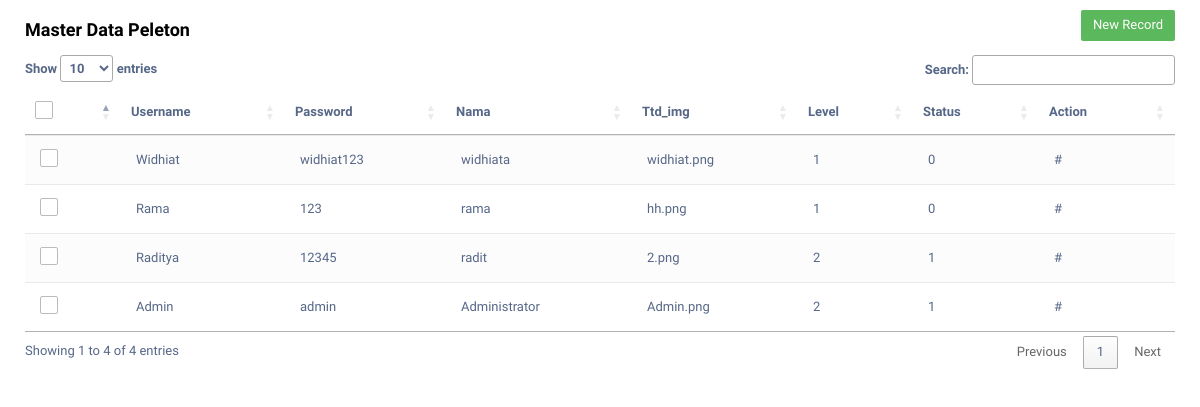
/dashboard/masterdata_peleton.php, run on the app's committed database.
### tables this page shows
CREATE TABLE `user` (
  `id_user` int(10) NOT NULL,
  `username` varchar(30) NOT NULL,
  `password` varchar(35) NOT NULL,
  `nama` varchar(50) NOT NULL,
  `ttd_img` varchar(100) NOT NULL,
  `level` tinyint(3) NOT NULL,
  `status` int(5) NOT NULL
);

### dashboard/masterdata_peleton.php (the view, shortened to what this page needs)
<!DOCTYPE html>
<html lang="en">
<head>
	<link rel="stylesheet" href="https://maxcdn.bootstrapcdn.com/font-awesome/4.7.0/css/font-awesome.min.css">
	<link rel="stylesheet" href="https://maxcdn.bootstrapcdn.com/bootstrap/3.3.7/css/bootstrap.min.css">
	<link rel="stylesheet" type="text/css" media="screen" href="https://cdn.datatables.net/1.10.19/css/jquery.dataTables.min.css">
</head>
<body>
	<?php
	include "koneksi.php";
	$controladd = $_GET['controladd'];
	?>
	<form method="post" action="">
		<div class="table-wrapper">
			<div class="table-title">
				<div class="row">
					<div class="col-sm-6">
						<h4><b>Master Data Peleton</b></h4>
					</div>
					<div class="col-sm-6">
						<a href="#addEmployeeModal" class="btn btn-success" data-toggle="modal">New Record</a>
					</div>
				</div>
			</div>
			<table id="tabel-data" class="table table-striped table-hover">
				<thead>
					<tr>
						<th>
							<span class="custom-checkbox">
								<label for="selectAll"></label>
							</span>
						</th>
						<th>Username</th>
						<th>Password</th>
						<th>Nama</th>
						<th>Ttd_img</th>
						<th>Level</th>
                        <th>Status</th>
                        <th>Action</th>
					</tr>
				</thead>
				<tbody>
                <?php
					$ksql = "SELECT * FROM user ORDER BY username DESC";
					$khasil = mysqli_query($conn, $ksql);
					while ($krow = mysqli_fetch_array($khasil)) {
					?>
						<tr>
							<td>
								<span class="custom-checkbox">
									<label for="checkbox5"></label>
								</span>
							</td>
							<td><?php echo $krow['username']; ?></td>
							<td><?php echo $krow['password']; ?></td>
							<td><?php echo $krow['nama']; ?></td>
							<td><?php echo $krow['ttd_img']; ?></td>
                            <td><?php echo $krow['level']; ?></td>
                            <td><?php echo $krow['status']; ?></td>
							<td>
								<?php
								if ($controladd == "1") {
								?>
									<a href="#editEmployeeModal<?php echo $krow['username']; ?>" class="edit" data-toggle="modal"><i class="material-icons" data-toggle="tooltip" title="Edit">&#xE254;</i></a>
									<a href="#deleteEmployeeModal<?php echo $krow['username']; ?>" class="delete" data-toggle="modal"><i class="material-icons" data-toggle="tooltip" title="Delete">&#xE872;</i></a>
								<?php
								} else {
									echo "#";
								}
								?>
							</td>
						</tr>
					<?php
                    }
					?>
				</tbody>
			</table>
		</div>
	</form>
</body>
</html>

### dashboard/masterdata_peleton.php (style rules this page uses)
body { color: #566787; background: #fff; font-family: 'Varela Round', sans-serif; font-size: 13px; }
.table-wrapper { background: #fff; padding: 10px 25px; }
.table-title { padding-bottom: 5px; background: #fff; color: #000; }
.table-title .btn { color: #fff; float: right; font-size: 13px; border: none; min-width: 50px; border-radius: 2px; border: none; outline: none !important; margin-left: 10px; }
table.table tr th, table.table tr td { border-color: #e9e9e9; padding: 12px 15px; vertical-align: middle; }
table.table tr th:first-child { width: 60px; }
table.table tr th:last-child { width: 100px; }
table.table-striped tbody tr:nth-of-type(odd) { background-color: #fcfcfc; }
.custom-checkbox { position: relative; }
.custom-checkbox label:before { width: 18px; height: 18px; }
.custom-checkbox label:before { content: ''; margin-right: 10px; display: inline-block; vertical-align: text-top; background: white; border: 1px solid #bbb; border-radius: 2px; box-sizing: border-box; z-index: 2; }

### data on the page
user: username "Widhiat", password "widhiat123", nama "widhiata", ttd_img "widhiat.png", level "1", status "0"
user: username "Rama", password "123", nama "rama", ttd_img "hh.png", level "1", status "0"
user: username "Raditya", password "12345", nama "radit", ttd_img "2.png", level "2", status "1"
user: username "Admin", password "admin", nama "Administrator", ttd_img "Admin.png", level "2", status "1"
